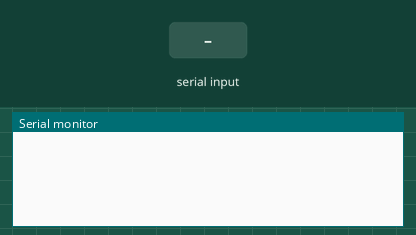
This sketch was run on a simulated Arduino Uno, built with avr-gcc and run on an emulated ATmega328P. Parts: the last lines printed to the serial monitor. The test bench sets the inputs (shaded band).

Above: at 1.2 s.
1.3 s: "90,45&" received over Serial
At 3.2 s:
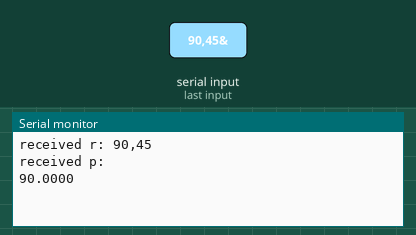
3.8 s: "5&" received over Serial
At 5.2 s:
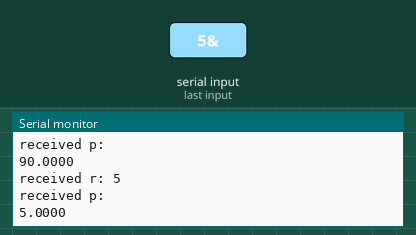
6.3 s: "1,90,45&" received over Serial
At 8.2 s:
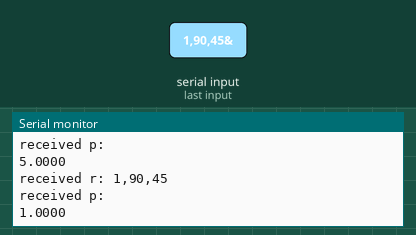

Measured:
- after the input at 1.3 s, the serial monitor: prints a new line after 1.0 s (image 1)
- after the input at 3.8 s, the serial monitor: prints a new line after 1.0 s (image 2)
- after the input at 6.3 s, the serial monitor: prints a new line after 1.0 s (image 3)

The sketch:

get_from_serial.ino
```cpp
void setup() {
  Serial.begin(115200);

}

void loop() {
  if (Serial.available() > 0) {
    String r = Serial.readStringUntil('&');
    String p = Serial.readStringUntil('&');
    Serial.print("received r: ");
    Serial.println(r);
    Serial.print("received p: ");
    Serial.println(p);
    float r_float = r.toFloat();
    float p_float = p.toFloat();
    r_float = r_float +  p_float;
    Serial.println(r_float, 4);
  }


}
```
